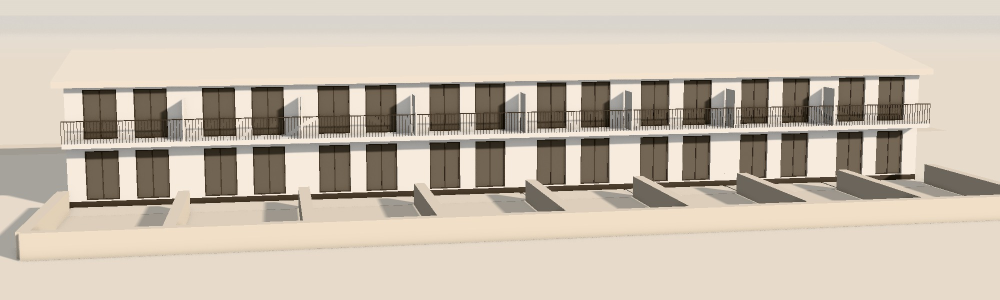
#> input picture tools/maketa-fasada-orig.jpg, 2000 x 600 px (shown at 1/2 size)
$ python kolaz_hero.py maketa-fasada-orig.jpg maketa-fasada-orig.jpg 1.0
#> lines starting #> are read from the running program, lines starting #| are printed output that depends on the picture; pictures that were not available may be replaced by others from this repository, and a replacement may not be noted
#!/usr/bin/env python3
"""Koláž: předloha | hero 1440 | hero 390 -> _srovnani/kolaz-<v>.jpg
python3 tools/kolaz_hero.py <v> <předloha.jpg> [výřez předlohy 0-1, např. 0.45]"""
import os, sys
from PIL import Image, ImageDraw, ImageFont
ROOT = os.path.dirname(os.path.dirname(os.path.abspath(__file__)))
v, ref = sys.argv[1], sys.argv[2]
vyrez = float(sys.argv[3]) if len(sys.argv) > 3 else 1.0
H = 1100
r = Image.open(ref).convert("RGB"); r = r.crop((0, 0, r.width, int(r.height * vyrez)))
#> further down, r is the input picture: PIL image 2000x600 RGB; mean R, G, B 201.3, 190, 175.1
r = r.resize((round(r.width * H / r.height), H), Image.LANCZOS)
#> r: PIL image 3667x1100 RGB
d = Image.open(os.path.join(ROOT, "_srovnani", f"hero-{v}-1440.png")).convert("RGB")
d = d.crop((0, 0, 1440, min(d.height, 1040))); d = d.resize((round(d.width * H / d.height), H), Image.LANCZOS)
#> after `d = d.crop((0, 0, 1440, min(d.height, 1040)))`:
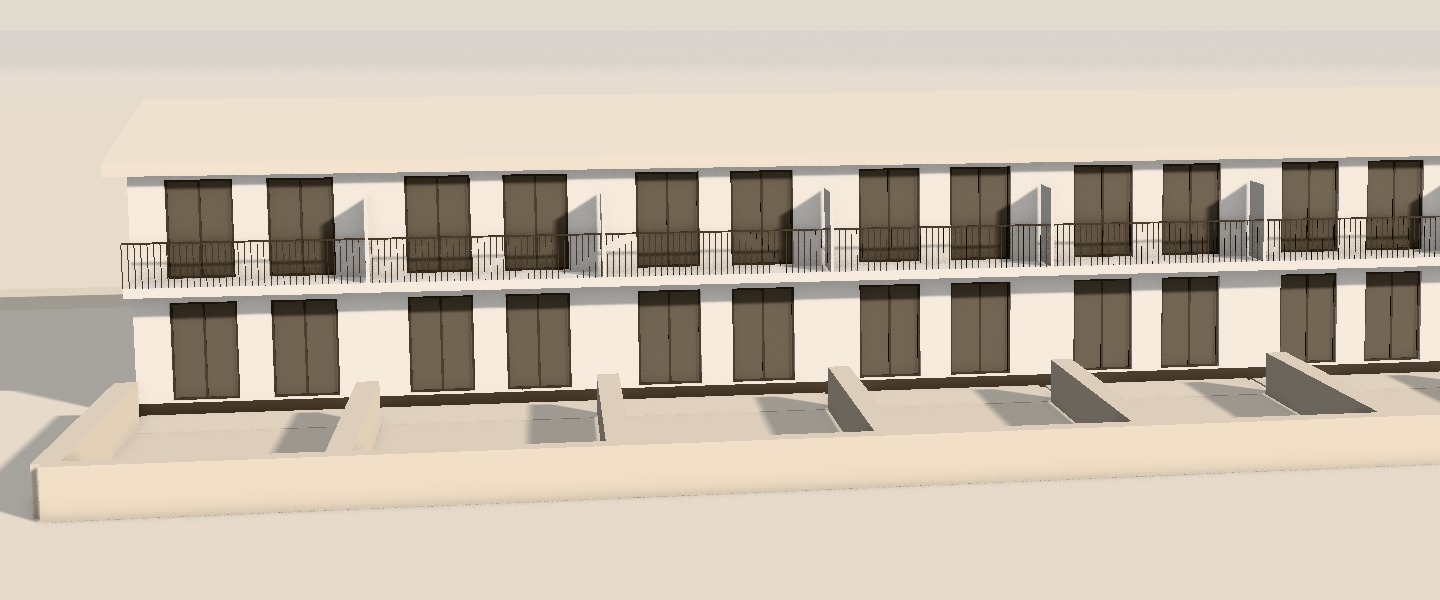
#> d: PIL image 1440x600 RGB; mean R, G, B 199.9, 188.5, 173.6
m = Image.open(os.path.join(ROOT, "_srovnani", f"hero-{v}-390.png")).convert("RGB")
m = m.crop((0, 0, m.width, min(m.height, 1688 + 300))); m = m.resize((round(m.width * H / m.height), H), Image.LANCZOS)
g = 28; top = 64
W = r.width + d.width + m.width + 4 * g
#> W = 10086
out = Image.new("RGB", (W, H + top + g), "#e9e2d6")
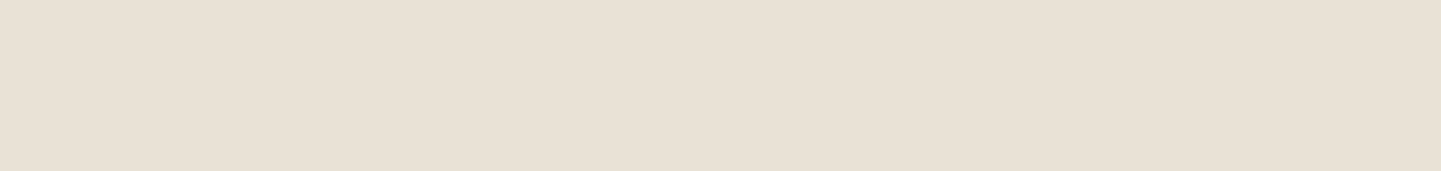
#> out: PIL image 10086x1192 RGB (shown at 1/7 size); mean R, G, B 233, 226, 214
x = g
dr = ImageDraw.Draw(out)
try: f = ImageFont.truetype("/System/Library/Fonts/Supplemental/Arial.ttf", 26)
except Exception: f = ImageFont.load_default()
for im, t in ((r, "předloha: " + os.path.basename(ref)[:12]), (d, f"varianta {v.upper()} · 1440"), (m, "390")):
    out.paste(im, (x, top)); dr.text((x, 20), t, fill="#1c1915", font=f); x += im.width + g
#> this loop made 3 passes
#> (t, x) on passes 1 to 3: ('předloha: maketa-fasad', 3723), ('varianta MAKETA-FASADA-ORIG.JPG · 1440', 6391), ('390', 10086)
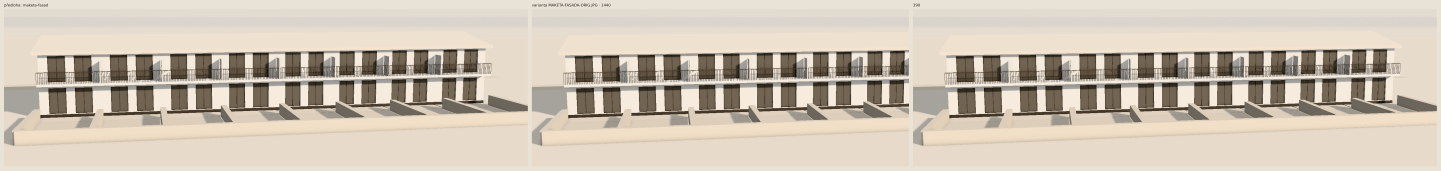
#> out: PIL image 10086x1192 RGB (shown at 1/7 size); mean R, G, B 203.6, 192.7, 178.1
#> after the loop, x = 10086
cil = os.path.join(ROOT, "_srovnani", f"kolaz-{v}.jpg"); out.save(cil, quality=86); print(cil, out.size)
